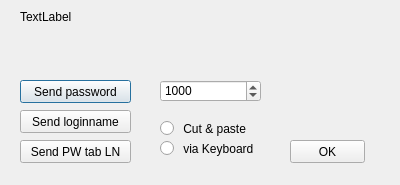
<?xml version="1.0" encoding="UTF-8"?>
<ui version="4.0">
 <class>PasswordSafeDialog</class>
 <widget class="QDialog" name="PasswordSafeDialog">
  <property name="geometry">
   <rect>
    <x>0</x>
    <y>0</y>
    <width>400</width>
    <height>185</height>
   </rect>
  </property>
  <property name="windowTitle">
   <string>Password safe</string>
  </property>
  <property name="windowIcon">
   <iconset resource="resources.qrc">
    <normaloff>:/images/CS_icon.png</normaloff>:/images/CS_icon.png</iconset>
  </property>
  <widget class="QPushButton" name="ButtonSendpassword">
   <property name="geometry">
    <rect>
     <x>20</x>
     <y>80</y>
     <width>111</width>
     <height>23</height>
    </rect>
   </property>
   <property name="text">
    <string>Send password</string>
   </property>
  </widget>
  <widget class="QPushButton" name="ButtonSendLoginname">
   <property name="geometry">
    <rect>
     <x>20</x>
     <y>110</y>
     <width>111</width>
     <height>23</height>
    </rect>
   </property>
   <property name="text">
    <string>Send loginname</string>
   </property>
  </widget>
  <widget class="QPushButton" name="ButtonSendPW_LN">
   <property name="geometry">
    <rect>
     <x>20</x>
     <y>140</y>
     <width>111</width>
     <height>23</height>
    </rect>
   </property>
   <property name="text">
    <string>Send PW tab LN</string>
   </property>
  </widget>
  <widget class="QPushButton" name="ButtonOk">
   <property name="geometry">
    <rect>
     <x>290</x>
     <y>140</y>
     <width>75</width>
     <height>23</height>
    </rect>
   </property>
   <property name="text">
    <string>OK</string>
   </property>
  </widget>
  <widget class="QLabel" name="labelInfo">
   <property name="geometry">
    <rect>
     <x>20</x>
     <y>10</y>
     <width>351</width>
     <height>51</height>
    </rect>
   </property>
   <property name="text">
    <string>TextLabel</string>
   </property>
   <property name="alignment">
    <set>Qt::AlignLeading|Qt::AlignLeft|Qt::AlignTop</set>
   </property>
   <property name="textInteractionFlags">
    <set>Qt::NoTextInteraction</set>
   </property>
  </widget>
  <widget class="QSpinBox" name="spinBoxDelay">
   <property name="enabled">
    <bool>true</bool>
   </property>
   <property name="geometry">
    <rect>
     <x>160</x>
     <y>80</y>
     <width>101</width>
     <height>22</height>
    </rect>
   </property>
   <property name="minimum">
    <number>500</number>
   </property>
   <property name="maximum">
    <number>10000</number>
   </property>
   <property name="singleStep">
    <number>500</number>
   </property>
   <property name="value">
    <number>1000</number>
   </property>
  </widget>
  <widget class="QRadioButton" name="radioCutUPaste">
   <property name="geometry">
    <rect>
     <x>160</x>
     <y>120</y>
     <width>91</width>
     <height>17</height>
    </rect>
   </property>
   <property name="text">
    <string> Cut &amp;&amp; paste</string>
   </property>
  </widget>
  <widget class="QRadioButton" name="radioKeyboard">
   <property name="geometry">
    <rect>
     <x>160</x>
     <y>140</y>
     <width>101</width>
     <height>17</height>
    </rect>
   </property>
   <property name="text">
    <string> via Keyboard</string>
   </property>
  </widget>
 </widget>
 <resources>
  <include location="resources.qrc"/>
 </resources>
 <connections/>
</ui>
